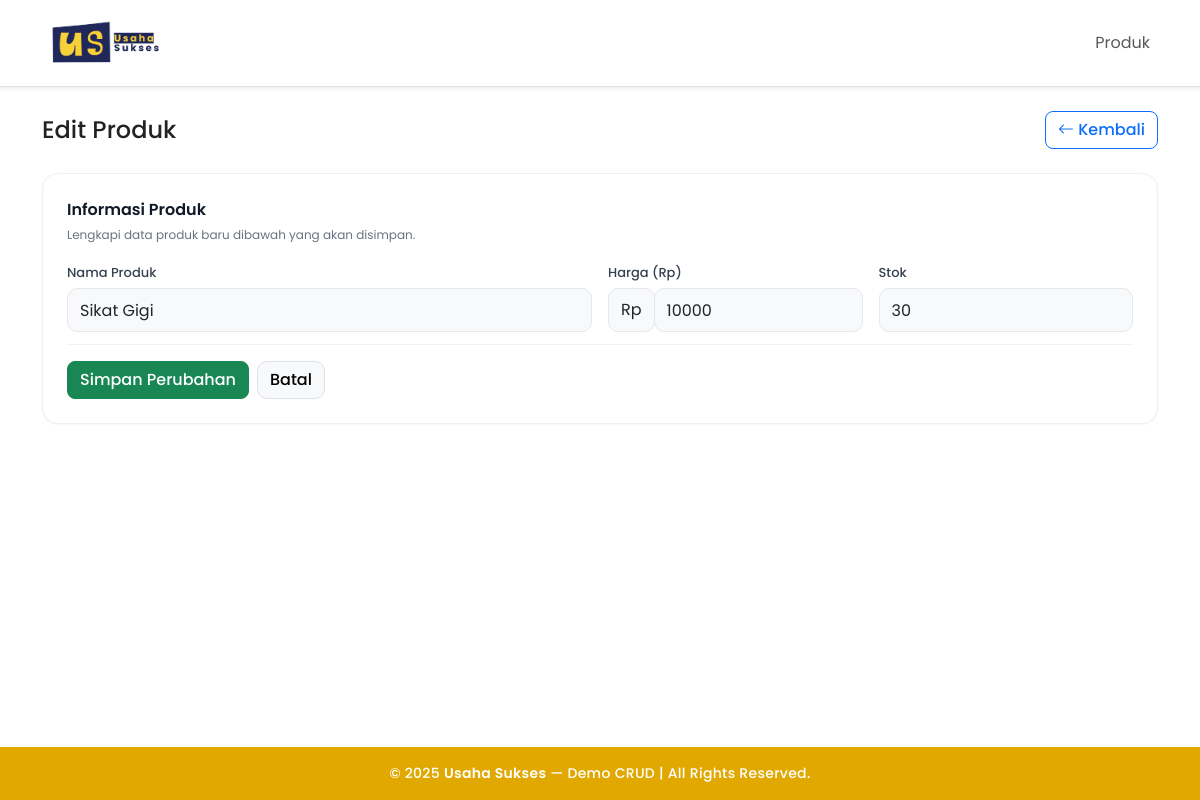
/index.php?page=products&action=edit&id=3, run on the app's committed database.
### tables this page shows
CREATE TABLE `products` (
  `id` int(10) UNSIGNED NOT NULL,
  `name` varchar(120) NOT NULL,
  `price` int(10) UNSIGNED NOT NULL DEFAULT 0,
  `stock` int(11) NOT NULL DEFAULT 0,
  `created_at` timestamp NOT NULL DEFAULT current_timestamp()
);

### models/FunctionProduct.php (called while the page is built, shortened)
<?php
class FunctionProduct {
  private mysqli $db;
  public function __construct(mysqli $db) { $this->db = $db; }
  public function find(int $id): ?array {
    $stmt = $this->db->prepare("SELECT * FROM products WHERE id = ?");
    $stmt->bind_param('i', $id);
    $stmt->execute();
    $res = $stmt->get_result()->fetch_assoc();
    return $res ?: null;
  }
}

### functions.php (called while the page is built, shortened)
<?php
function base_url(string $path = ''): string {
  $prefix = rtrim(BASE_URL, '/');
  $path   = ltrim($path, '/');
  return $prefix . ($path ? "/$path" : '');
}

### views/products/form.php (the view, shortened to what this page needs)
<?php
$isEdit = isset($product['id']);
require __DIR__.'/../layouts/header.php';
?>
<div class="d-flex justify-content-between align-items-center mb-4">
  <h1 class="h4 mb-0"><?= $isEdit ? 'Edit Produk' : 'Tambah Produk' ?></h1>
  <a href="<?= base_url('index.php?page=products') ?>" class="btn btn-outline-primary">
    <i class="bi bi-arrow-left"></i> Kembali
  </a>
</div>
<form method="post" action="<?= base_url('index.php?page=products&action='.($isEdit?'update&id='.$product['id']:'store')) ?>">
  <div class="soft-card p-4 mb-3">
    <div class="section-title mb-1">Informasi Produk</div>
    <div class="help-text mb-3">Lengkapi data produk baru dibawah yang akan disimpan.</div>
    <div class="row g-3 input-compact">
      <div class="col-12 col-md-6">
        <label class="form-label">Nama Produk</label>
        <input
          type="text"
          name="name"
          class="form-control soft-input"
          required
          value="<?= htmlspecialchars($product['name'] ?? '') ?>"
          placeholder="Contoh: Sabun Mandi Usaha">
      </div>
      <div class="col-12 col-md-3">
        <label class="form-label">Harga (Rp)</label>
        <div class="input-group">
          <span class="input-group-text soft-input " style="border-radius:10px 10px 10px 10px;background:#f7f9fb;border:1px solid #e5e7eb;">Rp</span>
          <input
            type="number"
            name="price"
            class="form-control soft-input"
            min="0"
            required
            value="<?= (int)($product['price'] ?? 0) ?>"
            placeholder="0">
        </div>
      </div>
      <div class="col-12 col-md-3">
        <label class="form-label">Stok</label>
        <input
          type="number"
          name="stock"
          class="form-control soft-input"
          min="0"
          required
          value="<?= (int)($product['stock'] ?? 0) ?>"
          placeholder="0">
      </div>
    </div>
    <div class="card-divider"></div>
    <div class="d-flex gap-2 mt-3">
      <button class="btn btn-success"><?= $isEdit ? 'Simpan Perubahan' : 'Simpan' ?></button>
      <a class="btn btn-light border" href="<?= base_url('index.php?page=products') ?>">Batal</a>
    </div>
  </div>
</form>
<?php require __DIR__.'/../layouts/footer.php'; ?>

### assets/css/style.css (style rules this page uses)
html, body { height: 100%; }
body { display: flex; flex-direction: column; font-family: 'Poppins', sans-serif; background-color: #fff; color: #222; }
h1, h2, h3, h4, h5, h6, .navbar-brand { font-weight: 600; }
.btn { font-weight: 500; border-radius: 8px; }
.form-label { font-weight: 500; }
.soft-card { background: #fff; border: 1px solid #eef0f2; border-radius: 16px; box-shadow: 0 1px 2px rgba(16,24,40,.04); }
.section-title { font-weight: 600; font-size: 16px; color: #111827; }
.help-text { color: #6b7280; font-size: 12px; }
.soft-input { background: #f7f9fb !important; border: 1px solid #e5e7eb !important; border-radius: 10px !important; height: 44px; }
.input-compact .form-label { font-size: 13px; color: #374151; margin-bottom: .35rem; }
.card-divider { height: 1px; background: #f0f2f5; margin: 12px 0 16px; border-radius: 999px; }
.btn-light.border { border-radius: 10px; }

### data on the page
products: name "Sikat Gigi", price "10000", stock "30"
